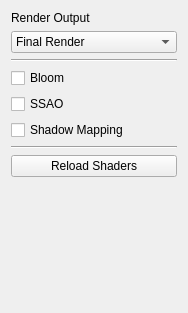
<?xml version="1.0" encoding="UTF-8"?>
<ui version="4.0">
 <class>Rendering</class>
 <widget class="QWidget" name="Rendering">
  <property name="geometry">
   <rect>
    <x>0</x>
    <y>0</y>
    <width>188</width>
    <height>313</height>
   </rect>
  </property>
  <property name="windowTitle">
   <string>Form</string>
  </property>
  <layout class="QVBoxLayout" name="verticalLayout">
   <item>
    <widget class="QLabel" name="RenderOutput">
     <property name="text">
      <string>Render Output</string>
     </property>
    </widget>
   </item>
   <item>
    <widget class="QComboBox" name="finalRender">
     <property name="editable">
      <bool>false</bool>
     </property>
     <property name="currentText">
      <string>Final Render</string>
     </property>
     <property name="currentIndex">
      <number>0</number>
     </property>
     <item>
      <property name="text">
       <string>Final Render</string>
      </property>
     </item>
    </widget>
   </item>
   <item>
    <widget class="Line" name="line">
     <property name="orientation">
      <enum>Qt::Horizontal</enum>
     </property>
    </widget>
   </item>
   <item>
    <widget class="QCheckBox" name="bloom">
     <property name="text">
      <string>Bloom</string>
     </property>
    </widget>
   </item>
   <item>
    <widget class="QCheckBox" name="SSAO">
     <property name="text">
      <string>SSAO</string>
     </property>
    </widget>
   </item>
   <item>
    <widget class="QCheckBox" name="shadowMapping">
     <property name="text">
      <string>Shadow Mapping</string>
     </property>
    </widget>
   </item>
   <item>
    <widget class="Line" name="line_2">
     <property name="orientation">
      <enum>Qt::Horizontal</enum>
     </property>
    </widget>
   </item>
   <item>
    <widget class="QPushButton" name="reloadShaders">
     <property name="text">
      <string>Reload Shaders</string>
     </property>
    </widget>
   </item>
   <item>
    <spacer name="verticalSpacer">
     <property name="orientation">
      <enum>Qt::Vertical</enum>
     </property>
     <property name="sizeHint" stdset="0">
      <size>
       <width>20</width>
       <height>131</height>
      </size>
     </property>
    </spacer>
   </item>
  </layout>
 </widget>
 <resources/>
 <connections/>
</ui>
